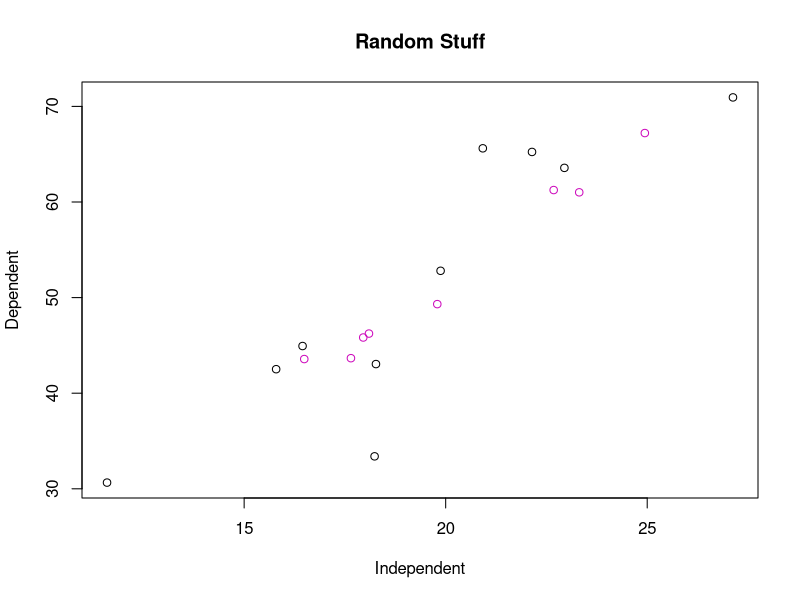

This figure's R source:
#src: https://www.cyclismo.org/tutorial/R/intermediatePlotting.html

x <- rnorm(10,sd=5,mean=20)
y <- 2.5*x - 1.0 + rnorm(10,sd=9,mean=0)
cor(x,y)

plot(x,y,xlab="Independent",ylab="Dependent",main="Random Stuff")
x1 <- runif(8,15,25)
y1 <- 2.5*x1 - 1.0 + runif(8,-6,6)
points(x1,y1,col=6)
